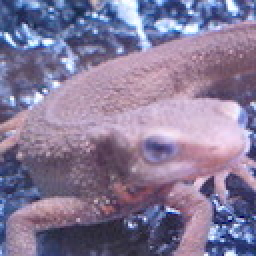
#> input picture Question_71_80/imori.jpg, 128 x 128 px, found by its file name (shown 2 times larger)
$ python prac_72.py
#> lines starting #> are read from the running program, lines starting #| are printed output that depends on the picture
import cv2
import numpy as np

# Read image
img = cv2.imread("Question_71_80\imori.jpg")
#> img is the input picture: shape (128, 128, 3); mean B, G, R 152.8, 121.8, 134.1

kernel = cv2.getStructuringElement(cv2.MORPH_CROSS, (3, 3))

# Canny
def Canny(img):
    gray = cv2.cvtColor(img, cv2.COLOR_BGR2GRAY)
    out = cv2.Canny(gray, 240,240)
    return out

def erode(img,n):
    return cv2.erode(img, kernel, iterations=n)

def dilate(img,n):
#> called with n = 5
    return cv2.dilate(img, kernel, iterations=n)
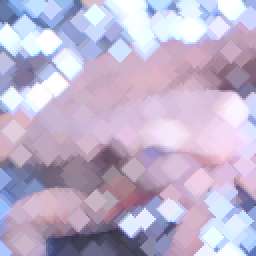
#> returned value: shape (128, 128, 3) (shown 2 times larger); mean of channels 0, 1, 2 205.4, 179.1, 190.9; drawn as B, G, R

def closing(img,n):
    # out = Canny(img)
    out = dilate(img,n)
    out = erode(out,n)
#> in erode, `return cv2.erode(img, kernel, iterations=n)`:
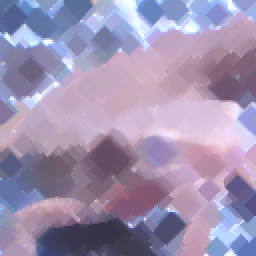
#> returned value: shape (128, 128, 3) (shown 2 times larger); mean of channels 0, 1, 2 176.3, 145.6, 158.6; drawn as B, G, R
    return out

def opening(img,n):
    out = erode(img,n)
#> call 2 of erode, with n = 5
#> in erode (call 2), `return cv2.erode(img, kernel, iterations=n)`:
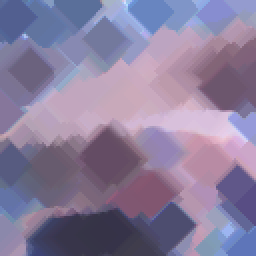
#> returned value: shape (128, 128, 3) (shown 2 times larger); mean of channels 0, 1, 2 156.3, 125, 136.9; drawn as B, G, R
    out = dilate(out,n)
#> call 2 of dilate, with n = 5
#> in dilate (call 2), `return cv2.dilate(img, kernel, iterations=n)`:
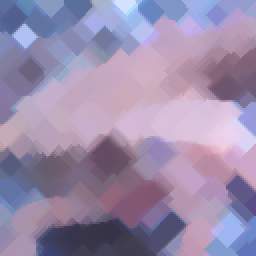
#> returned value: shape (128, 128, 3) (shown 2 times larger); mean of channels 0, 1, 2 171.5, 139.9, 154.1; drawn as B, G, R
    return out

out = closing(img,5)
# gray = cv2.cvtColor(out, cv2.COLOR_BGR2GRAY)

# 大津の手法
# ret, bin_img = cv2.threshold(gray, 0, 255, cv2.THRESH_OTSU)
out = opening(out,5)

# make mask
def get_mask(hsv):
    mask = hsv.copy()
    mask[np.logical_and((hsv[..., 0] >= 90), (hsv[..., 0] <= 150))] = 0
    return mask

# RGB > HSV
hsv = cv2.cvtColor(out, cv2.COLOR_BGR2HSV)
#> hsv: shape (128, 128, 3); mean H, S, V 138.4, 56.6, 174.5

# color tracking
mask = get_mask(hsv)
#> in get_mask, `mask[np.logical_and((hsv[..., 0] >= 90), (hsv[..., 0] <= 150))] = 0`: mask: shape (128, 128, 3); mean H, S, V 53.6, 15.8, 60.5
out = cv2.cvtColor(mask, cv2.COLOR_HSV2BGR)
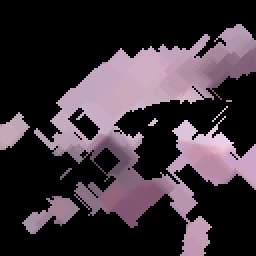
#> out: shape (128, 128, 3) (shown 2 times larger); mean B, G, R 57.4, 49.6, 60.5
# out = mask.astype(np.uint8)

# Save result
cv2.imshow("result", out)
cv2.waitKey(0)
cv2.destroyAllWindows()
